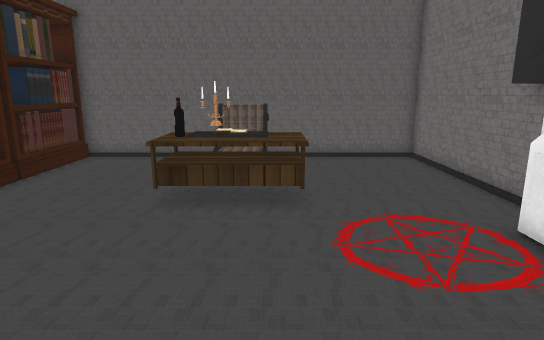
[1] (above)

12 first-person views from a walk through a 3-D level made in the Unity game engine. The camera is 1.3 m above the floor, tilts 12° down and sees 75° across. The floor is counted in squares, 0.45 m on a side. Each view is taken from the middle of a square. On the plan, view 1 faces up. The plan holds only what a view shows up to about 20 squares ahead; the rest is blank. The player character is not drawn. Some animated figures are not drawn. Some surface patterns are stand-ins.

[2]
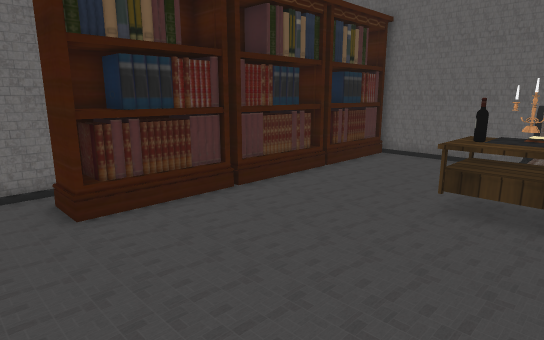

[3]
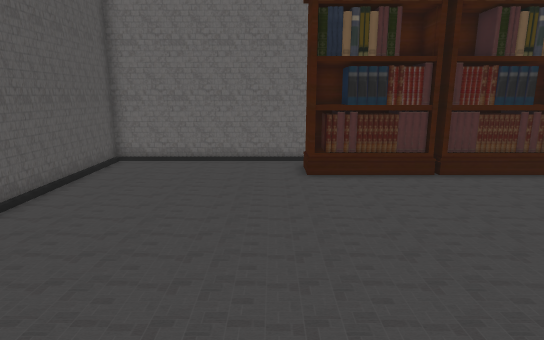

[4]
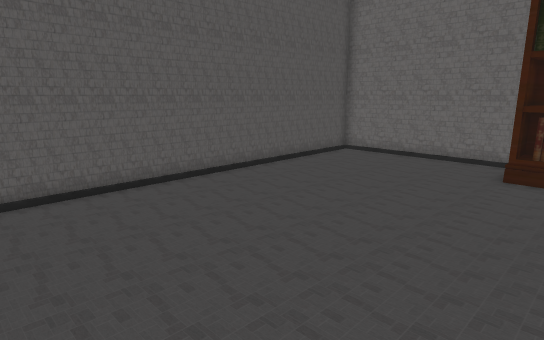

[5]
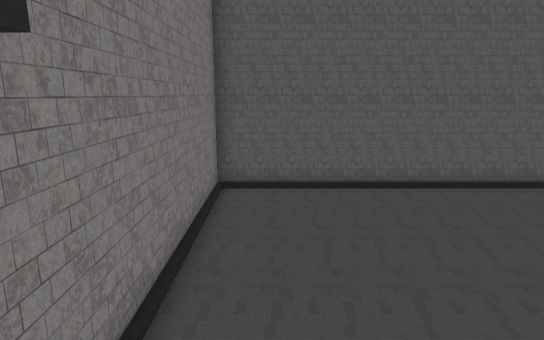

[6]
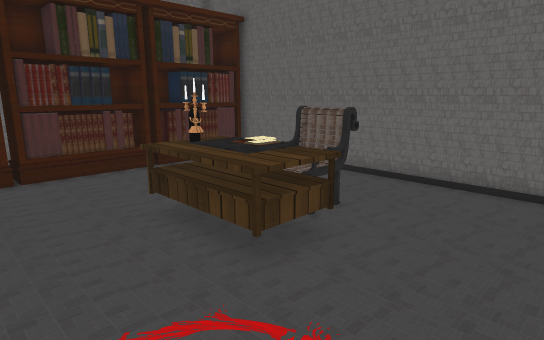

[7]
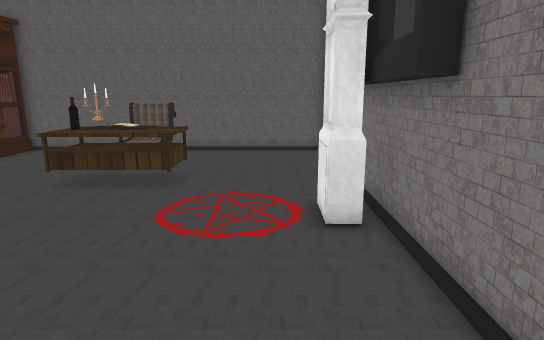

[8]
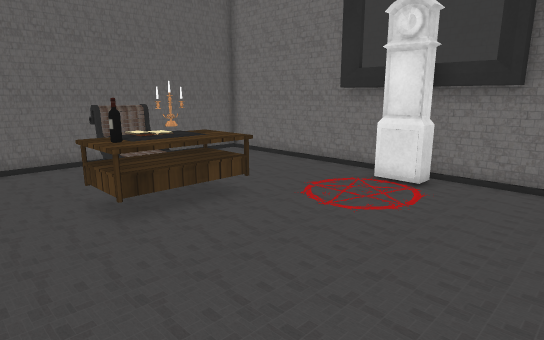

[9]
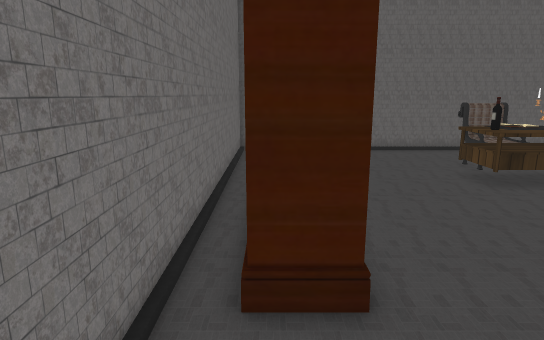

[10]
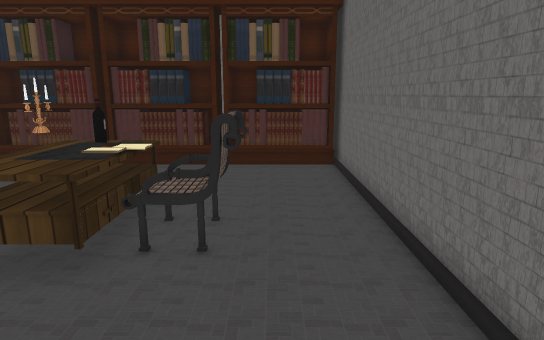

[11]
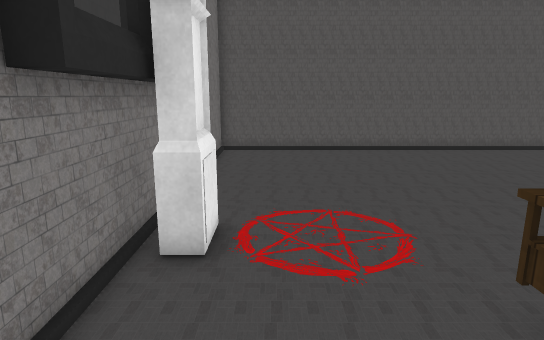

[12]
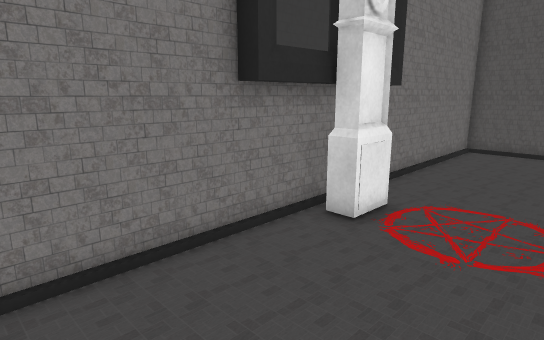

### Floor plan
Points are (right, up) in squares from view 1. A wall is a line through its corners. A room is listed if a view was taken in it or the views show most of it. See-through windows are left out.
Room 1 (views 1, 2, 3, 4, 5, 6, 7, 8, 9, 10, 11, 12)
walls: (6.8, 3.3) (6.1, 3.3) (6.1, 9.3); (6.3, 8.6) (6, 9.3) (6.8, 9.3); (-11.7, -6) (6.7, -6) (6.7, 16.8) (-11.7, 16.8) (-11.7, -6)
objects: bookshelf (-10, 3) to (-9, 6); bookshelf (-10, 8) to (-9, 11); bookshelf (-10, 13) to (-9, 16); table (-3, 9) to (1, 11); chair (-2, 12) to (0, 13); clock (5, 6); clock (5, 7)

Positions as (right, up) in squares from view 1, and headings:
1: (0, 0), facing up
2: (0, 0), facing up-left
3: (4, 1), facing left
4: (5, 5), facing down-left
5: (5, 5), facing down
6: (5, 5), facing up-left
7: (4, -2), facing up
8: (-6, 1), facing up-right
9: (-10, -2), facing up
10: (6, 14), facing left
11: (4, 13), facing down
12: (1, 14), facing down-right
